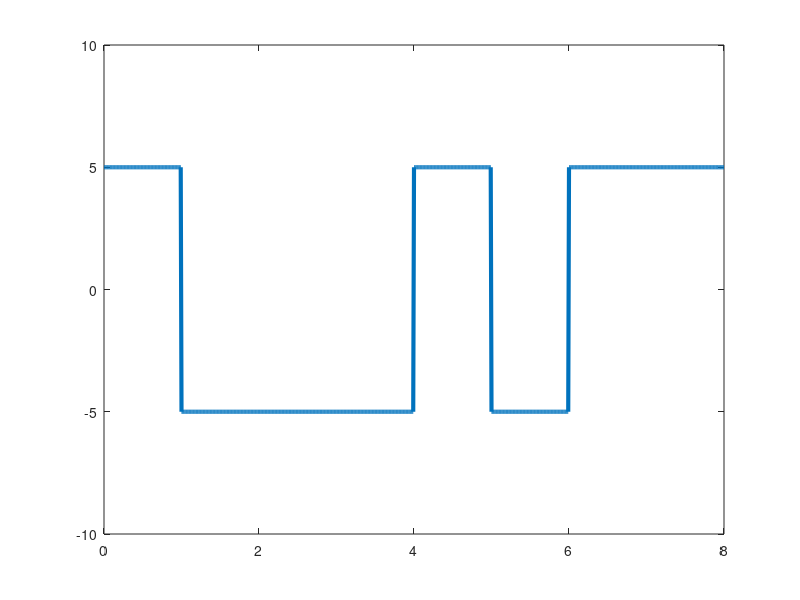

This chart was generated by the following MATLAB code:
bits=[0 1 0 0 1 1 1 0];
bitduration=1;
T=length(bits)*bitduration;
fs=100;
t=0:bitduration/fs:T;

x=zeros(1,length(t));





 previous=5;

 for i=1:length(bits)

     if(bits(i)==1)

       previous=-previous;
      x((i-1)*fs+1:i*fs)=previous;



     else

       x((i-1)*fs+1:i*fs)=previous;


     end



 end

x(i*fs+1)=x(i*fs);


plot(t,x,'Linewidth',3);
xlim([0,T]);
ylim([-10 10]);


 counter=0;


previous=5;
for i=1:fs:length(x)-1
   counter=counter+1;
     if(x(i)==previous)
       result(counter)=0;
     else
       result(counter)=1;
        previous=-previous;
     end
end

  disp('result')
